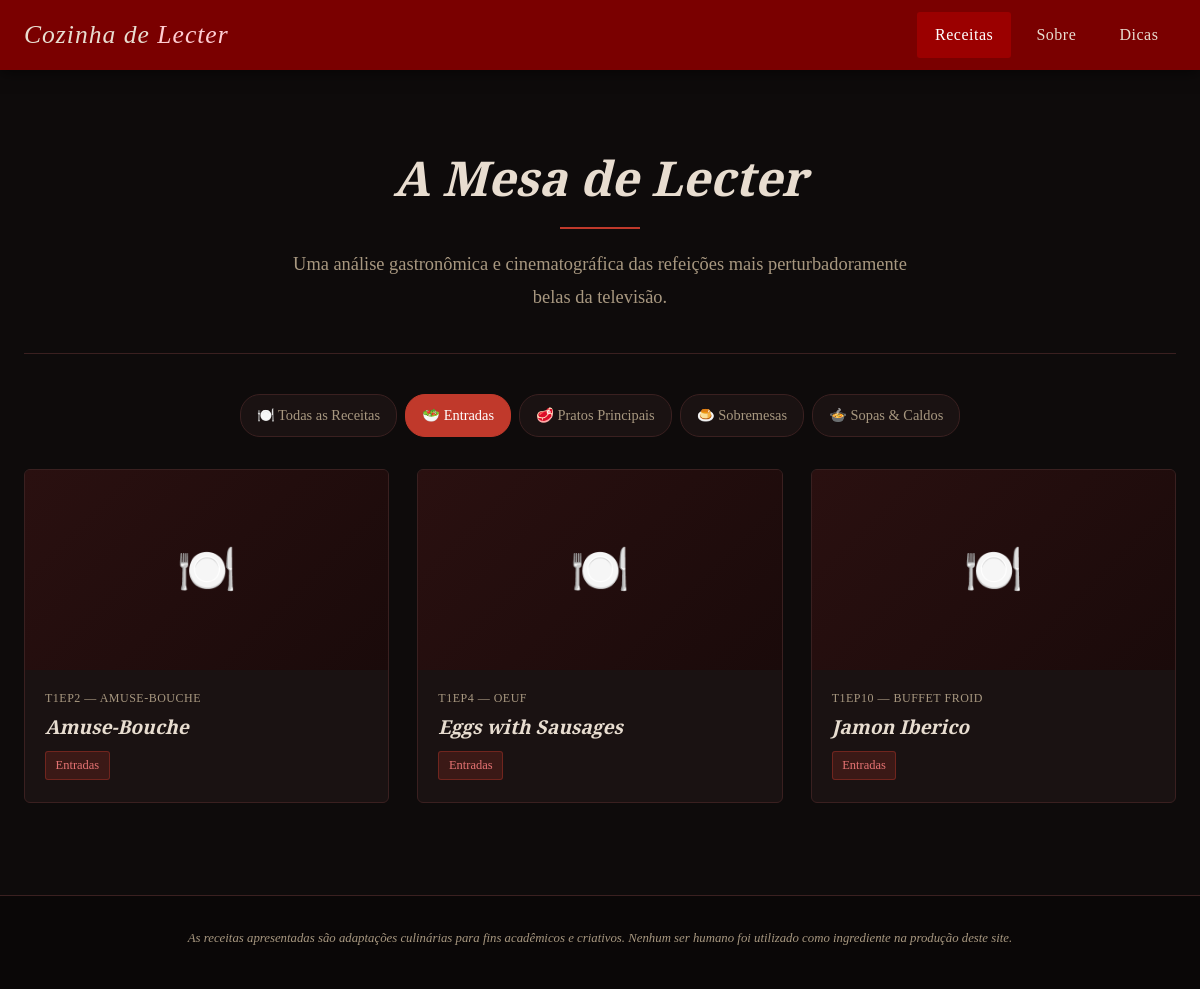
/index.php?categoria=entradas, run on the app's committed database.
### tables this page shows
CREATE TABLE IF NOT EXISTS receitas (
    id INT AUTO_INCREMENT PRIMARY KEY,
    episodio VARCHAR(100) NOT NULL,
    titulo VARCHAR(200) NOT NULL,
    categoria VARCHAR(50) NOT NULL,
    imagem VARCHAR(255),
    descricao LONGTEXT NOT NULL,
    curiosidade LONGTEXT NOT NULL,
    criado_em TIMESTAMP DEFAULT CURRENT_TIMESTAMP
);

### index.php (the view, shortened to what this page needs)
<?php
require 'php/conexao.php';
$categoriaFiltro = isset($_GET['categoria']) ? $_GET['categoria'] : 'todas';
$stmt = $pdo->query("SELECT DISTINCT categoria FROM receitas ORDER BY categoria");
$categorias = $stmt->fetchAll(PDO::FETCH_COLUMN);
if ($categoriaFiltro === 'todas') {
    $stmt = $pdo->query("SELECT id, episodio, titulo, categoria, imagem FROM receitas ORDER BY id");
} else {
    $stmt = $pdo->prepare("SELECT id, episodio, titulo, categoria, imagem FROM receitas WHERE categoria = ? ORDER BY id");
    $stmt->execute([$categoriaFiltro]);
}
$receitas = $stmt->fetchAll();
?>
<!DOCTYPE html>
<html lang="pt-BR">
<head>
    <link rel="stylesheet" href="css/style.css">
</head>
<body>
    <?php include 'php/header.php'; ?>
    <main class="conteudo-principal">
        <div class="container">
            <section class="hero">
                <h1>A Mesa de Lecter</h1>
                <div class="divisor"></div>
                <p>
                    Uma análise gastronômica e cinematográfica
                    das refeições mais perturbadoramente belas da televisão.
                </p>
            </section>
            <div class="filtro-categorias">
                <a href="index.php?categoria=todas" class="<?= ($categoriaFiltro === 'todas') ? 'ativo' : '' ?>">
                    🍽️ Todas as Receitas
                </a>
                <?php foreach ($categorias as $cat): ?>
                    <a href="index.php?categoria=<?= urlencode($cat) ?>"
                       class="<?= ($categoriaFiltro === $cat) ? 'ativo' : '' ?>">
                        <?php
                        $labels = [
                            'entradas' => '🥗 Entradas',
                            'sopas' => '🍲 Sopas & Caldos',
                            'pratos-principais' => '🥩 Pratos Principais',
                            'frutos-do-mar' => '🦪 Frutos do Mar',
                            'sobremesas' => '🍮 Sobremesas'
                        ];
                        echo $labels[$cat] ?? ucfirst($cat);
                        ?>
                    </a>
                <?php endforeach; ?>
            </div>
            <section class="grid-receitas">
                <?php if (count($receitas) > 0): ?>
                    <?php foreach ($receitas as $receita): ?>
                        <a href="receita.php?id=<?= $receita['id'] ?>" class="card-receita">
                            <?php if ($receita['imagem']): ?>
                                <img src="<?= htmlspecialchars($receita['imagem']) ?>"
                                     alt="<?= htmlspecialchars($receita['titulo']) ?>">
                            <?php else: ?>
                                <div class="card-img-placeholder">🍽️</div>
                            <?php endif; ?>
                            <div class="card-corpo">
                                <span class="card-episodio"><?= htmlspecialchars($receita['episodio']) ?></span>
                                <h3 class="card-titulo"><?= htmlspecialchars($receita['titulo']) ?></h3>
                                <span class="card-categoria">
                                    <?php
                                    $labels = [
                                        'entradas' => 'Entradas',
                                        'sopas' => 'Sopas & Caldos',
                                        'pratos-principais' => 'Pratos Principais',
                                        'frutos-do-mar' => 'Frutos do Mar',
                                        'sobremesas' => 'Sobremesas'
                                    ];
                                    echo $labels[$receita['categoria']] ?? ucfirst($receita['categoria']);
                                    ?>
                                </span>
                            </div>
                        </a>
                    <?php endforeach; ?>
                <?php endif; ?>
            </section>
        </div>
    </main>
    <?php include 'php/footer.php'; ?>
</body>
</html>

### css/style.css (style rules this page uses)
:root { --cor-fundo: #0e0b0b; --cor-fundo-card: #1a1212; --cor-fundo-alt: #140f0f; --cor-menu: #7a0000; --cor-menu-hover: #9b0000; --cor-destaque: #c0392b; --cor-texto: #e8ddd0; --cor-texto-suave: #a89880; --cor-borda: #3a2020; --fonte-titulo: 'Playfair Display', Georgia, serif; --fonte-corpo: 'EB Garamond', 'Times New Roman', serif; --altura-menu: 70px; --transicao: 0.3s ease; }
* { margin: 0; padding: 0; box-sizing: border-box; }
html { scroll-behavior: smooth; }
body { background-color: var(--cor-fundo); color: var(--cor-texto); font-family: var(--fonte-corpo); font-size: 1.05rem; line-height: 1.75; min-height: 100vh; }
a { color: var(--cor-destaque); text-decoration: none; transition: color var(--transicao); }
h1, h2, h3, h4, h5 { font-family: var(--fonte-titulo); font-weight: 700; line-height: 1.25; color: var(--cor-texto); }
h1 { font-size: 2.6rem; }
h3 { font-size: 1.5rem; }
p { margin-bottom: 1rem; }
.container { max-width: 1200px; margin: 0 auto; padding: 0 1.5rem; }
.conteudo-principal { padding-top: calc(var(--altura-menu) + 30px); padding-bottom: 60px; min-height: calc(100vh - var(--altura-menu)); }
.hero { text-align: center; padding: 3rem 1.5rem 2.5rem; border-bottom: 1px solid var(--cor-borda); margin-bottom: 2.5rem; }
.hero h1 { font-size: 3rem; font-style: italic; margin-bottom: 0.75rem; }
.hero p { font-size: 1.15rem; color: var(--cor-texto-suave); max-width: 650px; margin: 0 auto; }
.divisor { width: 80px; height: 2px; background: var(--cor-destaque); margin: 1.2rem auto; }
.filtro-categorias { display: flex; gap: 0.5rem; flex-wrap: wrap; margin-bottom: 2rem; justify-content: center; }
.filtro-categorias a { background-color: var(--cor-fundo-card); border: 1px solid var(--cor-borda); color: var(--cor-texto-suave); padding: 0.5rem 1rem; border-radius: 20px; font-size: 0.9rem; transition: all var(--transicao); }
.filtro-categorias a:hover, .filtro-categorias a.ativo { background-color: var(--cor-destaque); border-color: var(--cor-destaque); color: #fff; }
.grid-receitas { display: grid; grid-template-columns: repeat(auto-fill, minmax(280px, 1fr)); gap: 1.75rem; margin-bottom: 2rem; }
.card-receita { background-color: var(--cor-fundo-card); border: 1px solid var(--cor-borda); border-radius: 6px; overflow: hidden; transition: transform var(--transicao), box-shadow var(--transicao), border-color var(--transicao); cursor: pointer; }
.card-img-placeholder { width: 100%; height: 200px; background: linear-gradient(135deg, #2a1010, #1a0a0a); display: flex; align-items: center; justify-content: center; font-size: 3rem; color: var(--cor-borda); }
.card-corpo { padding: 1.1rem 1.25rem 1.4rem; }
.card-episodio { display: block; font-size: 0.75rem; color: var(--cor-texto-suave); letter-spacing: 0.5px; margin-bottom: 0.4rem; text-transform: uppercase; }
.card-titulo { font-size: 1.2rem; font-style: italic; margin-bottom: 0.6rem; }
.card-categoria { display: inline-block; background-color: rgba(192, 57, 43, 0.2); border: 1px solid rgba(192, 57, 43, 0.4); color: #e57373; font-size: 0.78rem; padding: 0.15rem 0.6rem; border-radius: 3px; }

### data on the page
receitas: episodio "T1EP2 — AMUSE-BOUCHE", titulo "Amuse-Bouche", categoria "Entradas"
receitas: episodio "T1EP4 — OEUF", titulo "Eggs with Sausages", categoria "Entradas"
receitas: episodio "T1EP10 — BUFFET FROID", titulo "Jamon Iberico", categoria "Entradas"

### other printed values
$labels[$cat] "🥗 Entradas"
$labels[$cat] "🥩 Pratos Principais"
$labels[$cat] "🍮 Sobremesas"
$labels[$cat] "🍲 Sopas & Caldos"
